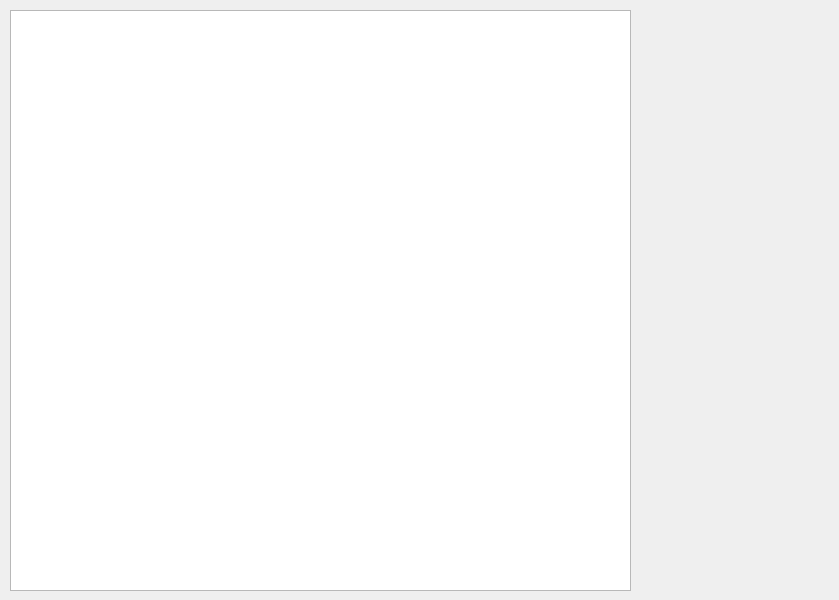
<?xml version="1.0" encoding="UTF-8"?>
<ui version="4.0">
 <class>Dialog</class>
 <widget class="QDialog" name="Dialog">
  <property name="geometry">
   <rect>
    <x>0</x>
    <y>0</y>
    <width>839</width>
    <height>600</height>
   </rect>
  </property>
  <property name="windowTitle">
   <string>Dialog</string>
  </property>
  <widget class="QGraphicsView" name="graphicsView">
   <property name="geometry">
    <rect>
     <x>10</x>
     <y>10</y>
     <width>621</width>
     <height>581</height>
    </rect>
   </property>
  </widget>
 </widget>
 <resources/>
 <connections/>
</ui>
